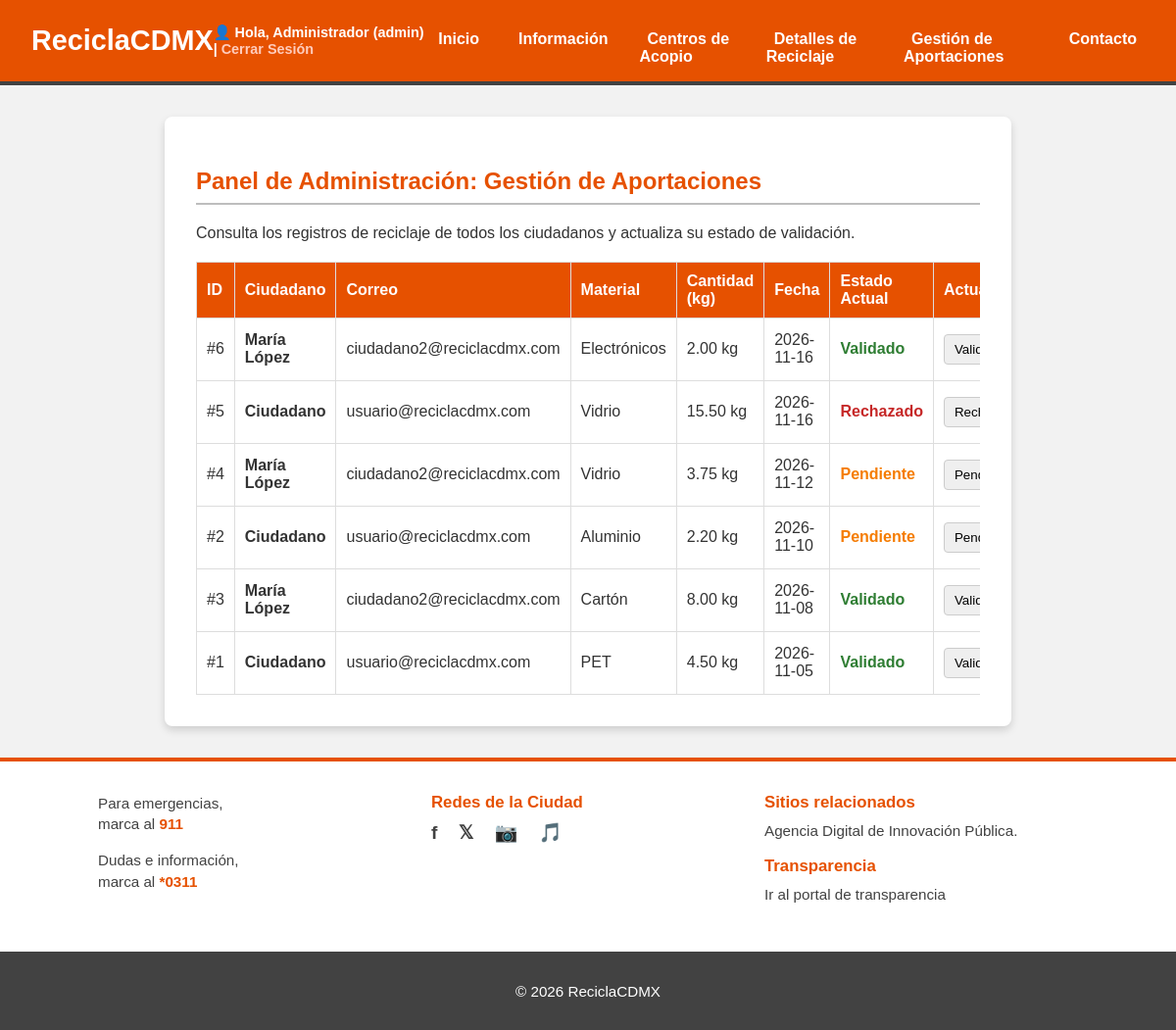
The app's page /gestion_aportaciones.php (signed in) with its own data.
### tables this page shows
CREATE TABLE `aportaciones` (
  `id_aportacion` int(11) NOT NULL,
  `id_usuario` int(11) NOT NULL,
  `tipo_material` varchar(50) NOT NULL,
  `cantidad_kg` decimal(10,2) NOT NULL,
  `fecha_recoleccion` date NOT NULL,
  `estado` enum('Pendiente','Validado','Rechazado') NOT NULL DEFAULT 'Pendiente',
  `fecha_registro` datetime DEFAULT current_timestamp()
);

CREATE TABLE `usuarios` (
  `id_usuario` int(11) NOT NULL,
  `nombre` varchar(100) NOT NULL,
  `correo` varchar(120) NOT NULL,
  `password` varchar(255) NOT NULL,
  `rol` enum('registrado','admin') NOT NULL DEFAULT 'registrado',
  `fecha_registro` datetime DEFAULT current_timestamp()
);

### gestion_aportaciones.php (the view, shortened to what this page needs)
<?php
    require_once 'includes/auth.php';
    $estadosPermitidos = ["Pendiente", "Validado", "Rechazado"];
    $listaAportaciones = [];
    $sqlConsultaGeneral = "SELECT a.id_aportacion, a.tipo_material, a.cantidad_kg, a.fecha_recoleccion, a.estado,
                                  u.id_usuario, u.nombre AS nombre_usuario, u.correo AS correo_usuario
                           FROM aportaciones a
                           INNER JOIN usuarios u ON a.id_usuario = u.id_usuario
                           ORDER BY a.fecha_recoleccion DESC, a.id_aportacion DESC";
    $stmtSelectAll = mysqli_prepare($conexion, $sqlConsultaGeneral);
    mysqli_stmt_execute($stmtSelectAll);
    $resultadoGeneral = mysqli_stmt_get_result($stmtSelectAll);
    while ($fila = mysqli_fetch_assoc($resultadoGeneral)) {
        $listaAportaciones[] = $fila;
    }
    include 'includes/header.php';
?>
    <main>
        <section>
            <h2>Panel de Administración: Gestión de Aportaciones</h2>
            <p>Consulta los registros de reciclaje de todos los ciudadanos y actualiza su estado de validación.</p>
            <?php if (count($listaAportaciones) === 0) { ?>
                <p style="padding: 15px; background-color: #fff3e0; border-left: 4px solid #E65100;">No existen aportaciones registradas en el sistema por el momento.</p>
            <?php } else { ?>
                <div style="overflow-x: auto; margin-top: 20px;">
                    <table style="width: 100%; border-collapse: collapse; background-color: white;">
                        <thead>
                            <tr style="background-color: #E65100; color: white; text-align: left;">
                                <th style="padding: 10px; border: 1px solid #ddd;">ID</th>
                                <th style="padding: 10px; border: 1px solid #ddd;">Ciudadano</th>
                                <th style="padding: 10px; border: 1px solid #ddd;">Correo</th>
                                <th style="padding: 10px; border: 1px solid #ddd;">Material</th>
                                <th style="padding: 10px; border: 1px solid #ddd;">Cantidad (kg)</th>
                                <th style="padding: 10px; border: 1px solid #ddd;">Fecha</th>
                                <th style="padding: 10px; border: 1px solid #ddd;">Estado Actual</th>
                                <th style="padding: 10px; border: 1px solid #ddd;">Actualizar Estado</th>
                            </tr>
                        </thead>
                        <tbody>
                            <?php foreach ($listaAportaciones as $registro) {
                                $colorEstado = "#f57c00";
                                if ($registro['estado'] === "Validado") {
                                    $colorEstado = "#2e7d32";
                                } elseif ($registro['estado'] === "Rechazado") {
                                    $colorEstado = "#c62828";
                                }
                            ?>
                                <tr>
                                    <td style="padding: 10px; border: 1px solid #ddd;">#<?php echo (int) $registro['id_aportacion']; ?></td>
                                    <td style="padding: 10px; border: 1px solid #ddd; font-weight: bold;"><?php echo htmlspecialchars($registro['nombre_usuario']); ?></td>
                                    <td style="padding: 10px; border: 1px solid #ddd;"><?php echo htmlspecialchars($registro['correo_usuario']); ?></td>
                                    <td style="padding: 10px; border: 1px solid #ddd;"><?php echo htmlspecialchars($registro['tipo_material']); ?></td>
                                    <td style="padding: 10px; border: 1px solid #ddd;"><?php echo number_format((float)$registro['cantidad_kg'], 2); ?> kg</td>
                                    <td style="padding: 10px; border: 1px solid #ddd;"><?php echo htmlspecialchars($registro['fecha_recoleccion']); ?></td>
                                    <td style="padding: 10px; border: 1px solid #ddd; font-weight: bold; color: <?php echo $colorEstado; ?>;">
                                        <?php echo htmlspecialchars($registro['estado']); ?>
                                    </td>
                                    <td style="padding: 10px; border: 1px solid #ddd;">
                                        <form action="gestion_aportaciones.php" method="POST" style="display: flex; gap: 8px; align-items: center; margin: 0;">
                                            <select name="nuevo_estado" style="padding: 6px; border-radius: 4px; border: 1px solid #ccc;">
                                                <?php foreach ($estadosPermitidos as $estadoOpcion) { ?>
                                                    <option value="<?php echo $estadoOpcion; ?>" <?php echo ($registro['estado'] === $estadoOpcion) ? 'selected' : ''; ?>>
                                                        <?php echo $estadoOpcion; ?>
                                                    </option>
                                                <?php } ?>
                                            </select>
                                        </form>
                                    </td>
                                </tr>
                            <?php } ?>
                        </tbody>
                    </table>
                </div>
            <?php } ?>
        </section>
    </main>
<?php
    include 'includes/footer.php';
?>

### includes/header.php (shortened to what this page needs)
<!DOCTYPE html>
<html lang="es">
<head>
    <link rel="stylesheet" href="css/style.css">
</head>
<body>
    <header>
        <div style="display: flex; justify-content: space-between; align-items: center;">
            <h1 style="margin: 0;">ReciclaCDMX</h1>
            <div style="color: white; font-weight: bold; font-size: 0.9em;">
                <?php if (isset($_SESSION['usuario'])) { ?>
                    👤 Hola, <?php echo htmlspecialchars($_SESSION['nombre']); ?> (<?php echo htmlspecialchars($_SESSION['rol']); ?>) | <a href="logout.php" style="color: #ffccbc; text-decoration: none;">Cerrar Sesión</a>
                <?php } else { ?>
                    <a href="login.php" style="background-color: #ffccbc; color: #d84315; padding: 6px 15px; border-radius: 4px; text-decoration: none;">Iniciar Sesión</a>
                <?php } ?>
            </div>
        </div>
        <nav style="margin-top: 15px;">
            <ul>
                <li><a href="index.php">Inicio</a></li>
                <li><a href="informacion.php">Información</a></li>
                <li><a href="centros.php">Centros de Acopio</a></li>
                <li><a href="detalle.php">Detalles de Reciclaje</a></li>
                <?php if (($_SESSION["rol"] ?? "") === "admin"): ?>
                    <li><a href="gestion_aportaciones.php">Gestión de Aportaciones</a></li>
                <?php endif; ?>
                <li><a href="contacto.php">Contacto</a></li>
            </ul>
        </nav>
    </header>

### includes/footer.php
<footer>
        <div class="footer-contenedor">
            <div class="footer-col">
                <p>Para emergencias,<br>marca al <strong style="color: #E65100;">911</strong></p>
                <p>Dudas e información,<br>marca al <strong style="color: #E65100;">*0311</strong></p>
            </div>
            <div class="footer-col">
                <strong class="titulo-naranja">Redes de la Ciudad</strong>
                <p style="font-weight: bold; font-size: 1.2rem; letter-spacing: 8px; color: #424242;">f 𝕏 📷 🎵</p>
            </div>
            <div class="footer-col">
                <strong class="titulo-naranja">Sitios relacionados</strong>
                <p><a href="#">Agencia Digital de Innovación Pública.</a></p>
                <strong class="titulo-naranja">Transparencia</strong>
                <p><a href="#">Ir al portal de transparencia</a></p>
            </div>
        </div>
        <div class="footer-copy">
            <p>&copy; 2026 ReciclaCDMX</p>
        </div>
    </footer>
</body>
</html>

### css/style.css (style rules this page uses)
body { font-family: Arial, Helvetica, sans-serif; margin: 0; padding: 0; background-color: #f2f2f2; color: #333; display: flex; flex-direction: column; min-height: 100vh; }
header { background-color: #E65100; color: white; padding: 1rem 2rem; display: flex; justify-content: space-between; align-items: center; border-bottom: 4px solid #424242; }
header h1 { margin: 0; font-size: 1.8rem; }
nav ul { list-style: none; margin: 0; padding: 0; display: flex; gap: 1.5rem; }
nav a { color: white; text-decoration: none; font-weight: bold; padding: 0.5rem; transition: background-color 0.3s; }
main { flex: 1; max-width: 800px; margin: 2rem auto; padding: 2rem; background-color: white; border-radius: 8px; box-shadow: 0 4px 8px rgba(0, 0, 0, 0.15); width: 90%; }
h2 { color: #E65100; border-bottom: 2px solid #bdbdbd; padding-bottom: 0.5rem; }
footer { background-color: white; border-top: 4px solid #E65100; margin-top: auto; font-size: 0.95rem; }
.footer-contenedor { display: flex; flex-direction: row; justify-content: space-between; align-items: flex-start; max-width: 1000px; margin: 0 auto; padding: 2rem 1rem; gap: 20px; }
.footer-col { flex: 1; color: #424242; text-align: left; }
.footer-col strong.titulo-naranja { color: #E65100; display: block; margin-bottom: 8px; font-size: 1.05rem; }
.footer-col p { margin: 0 0 1rem 0; line-height: 1.4; }
.footer-col a { color: #424242; text-decoration: none; }
.footer-copy { background-color: #424242; color: white; text-align: center; padding: 1rem 0; }

### records on screen
aportaciones: id_aportacion "6", id_usuario.nombre "María López", id_usuario.correo "ciudadano2@reciclacdmx.com", tipo_material "Electrónicos", cantidad_kg "2.00", fecha_recoleccion "2026-11-16", estado "Validado", nuevo_estado "Validado"
aportaciones: id_aportacion "5", id_usuario.nombre "Ciudadano", id_usuario.correo "usuario@reciclacdmx.com", tipo_material "Vidrio", cantidad_kg "15.50", fecha_recoleccion "2026-11-16", estado "Rechazado", nuevo_estado "Rechazado"
aportaciones: id_aportacion "4", id_usuario.nombre "María López", id_usuario.correo "ciudadano2@reciclacdmx.com", tipo_material "Vidrio", cantidad_kg "3.75", fecha_recoleccion "2026-11-12", estado "Pendiente", nuevo_estado "Pendiente"
aportaciones: id_aportacion "2", id_usuario.nombre "Ciudadano", id_usuario.correo "usuario@reciclacdmx.com", tipo_material "Aluminio", cantidad_kg "2.20", fecha_recoleccion "2026-11-10", estado "Pendiente", nuevo_estado "Pendiente"
aportaciones: id_aportacion "3", id_usuario.nombre "María López", id_usuario.correo "ciudadano2@reciclacdmx.com", tipo_material "Cartón", cantidad_kg "8.00", fecha_recoleccion "2026-11-08", estado "Validado", nuevo_estado "Validado"
aportaciones: id_aportacion "1", id_usuario.nombre "Ciudadano", id_usuario.correo "usuario@reciclacdmx.com", tipo_material "PET", cantidad_kg "4.50", fecha_recoleccion "2026-11-05", estado "Validado", nuevo_estado "Validado"

### other values on screen
$_SESSION['nombre'] "Administrador"
$_SESSION['rol'] "admin"
